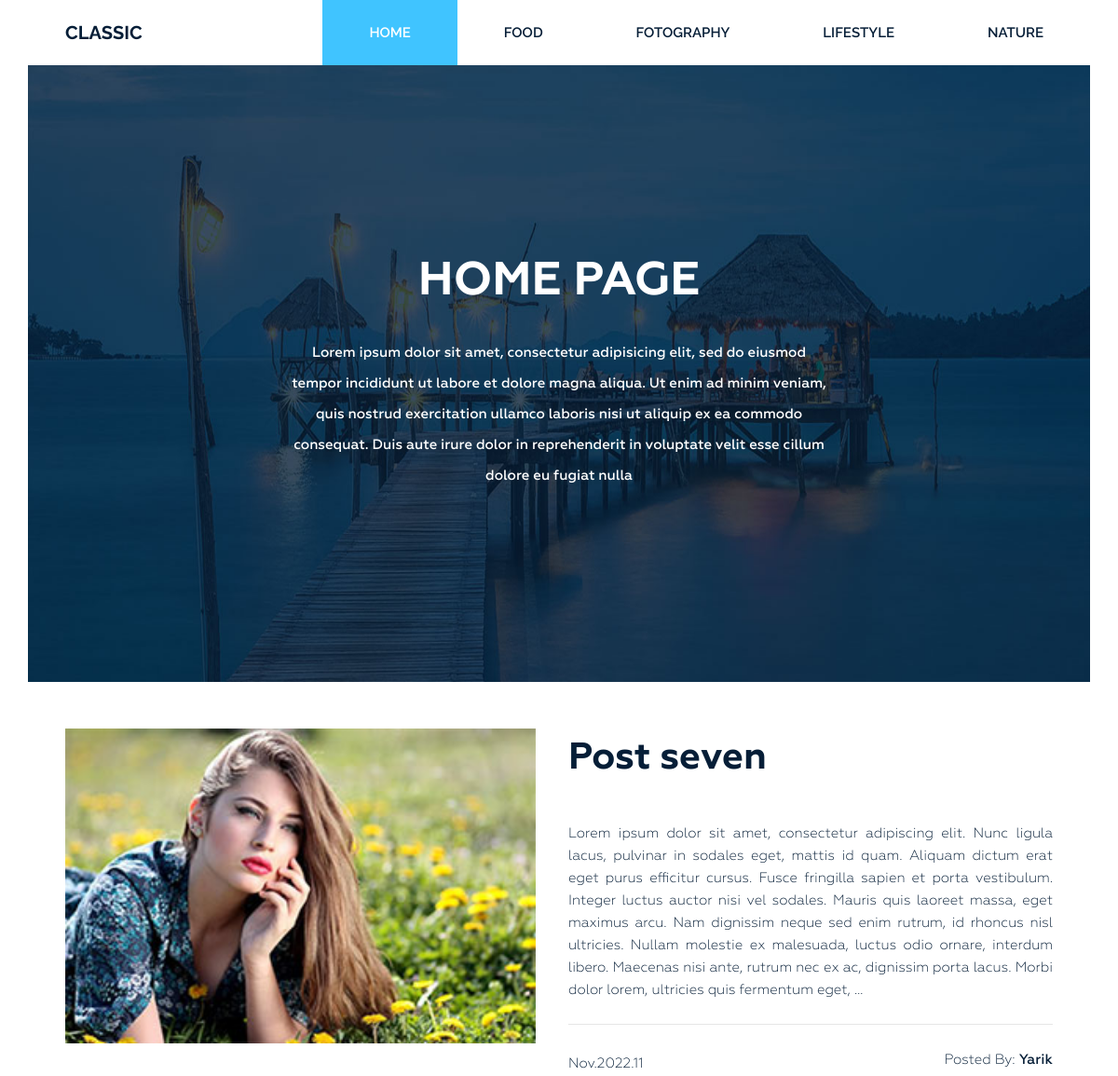
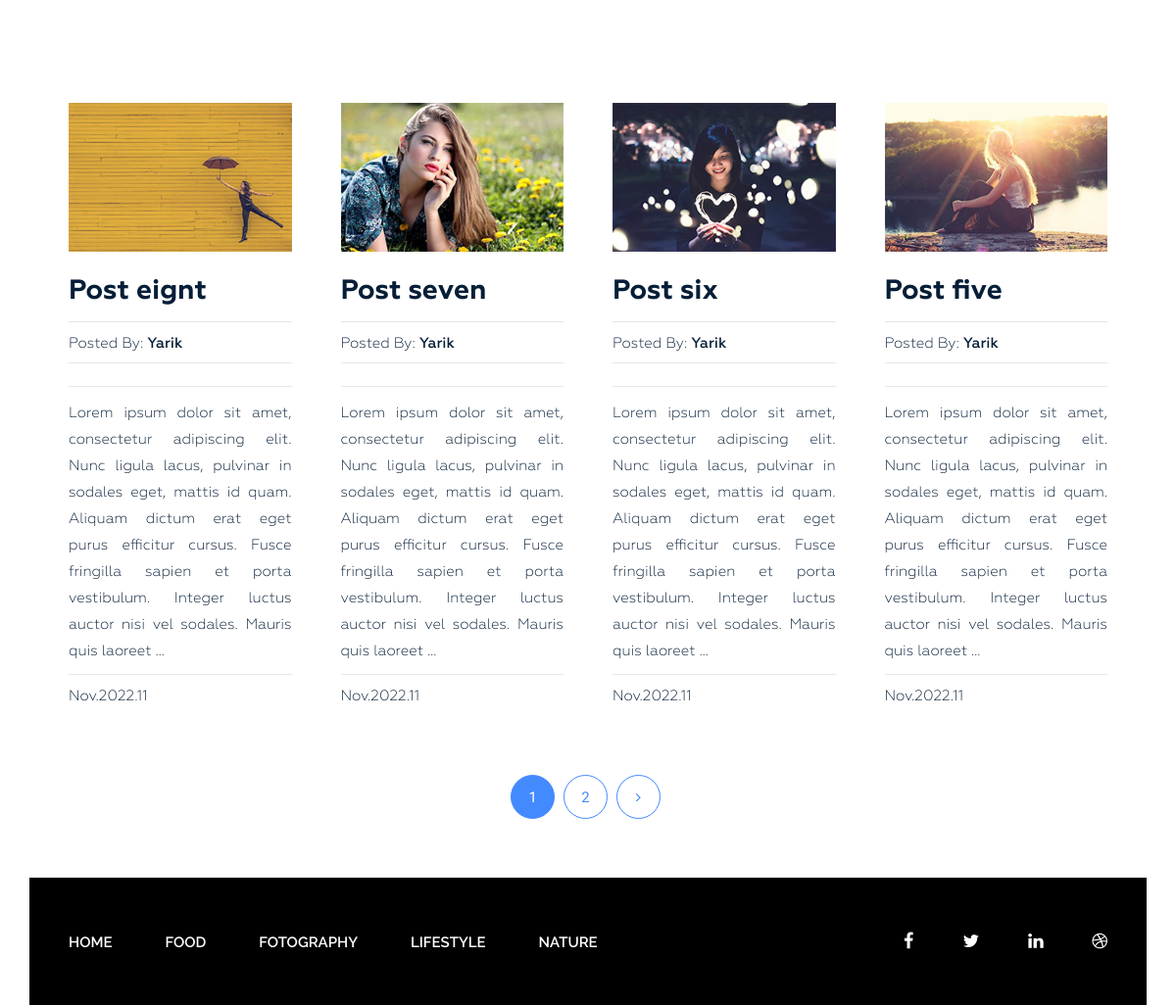
The page / on the database its author committed (2 pictures, top to bottom).
### blog/models.py (models this page shows, shortened)
class Category(models.Model):
    title = models.CharField(max_length=150)
    slug = models.SlugField(max_length=150, verbose_name='Url', unique=True)
    def get_absolute_url(self):
        return reverse('category', kwargs={'slug': self.slug})
    class Meta:
        verbose_name = 'Category'
        verbose_name_plural = 'Categories'
        ordering = ['title']

class Post(models.Model):
    title = models.CharField(max_length=200)
    slug = models.SlugField(max_length=200, verbose_name='Url', unique=True)
    author = models.CharField(max_length=150)
    content = models.TextField(blank=True)
    created_at = models.DateTimeField(auto_now_add=True)
    photo = models.ImageField(blank=True, upload_to='photos/%Y/%m/%d/')
    views = models.IntegerField(default=0)
    category = models.ForeignKey('Category', on_delete=models.PROTECT, related_name='posts')
    tags = models.ManyToManyField('Tag', blank=True, related_name='posts')
    def get_absolute_url(self):
        return reverse('post', kwargs={'slug': self.slug})
    class Meta:
        ordering = ['-created_at']

### blog/views.py (the view)
# urls.py: path('', HomePage.as_view(), name='home'),
class HomePage(ListView):
    model = Post
    template_name = 'blog/index.html'
    context_object_name = 'posts'
    paginate_by = 4
    def get_context_data(self, *, object_list=None, **kwargs):
        context = super().get_context_data(**kwargs)
        random_post = Post.objects.order_by("?").first()
        context['random_post'] = random_post
        context['title'] = 'Home page'
        return context

### blog/templatetags/menu.py (called while the page is built)
@register.inclusion_tag('blog/menu_tpl.html')
def show_menu(menu_class='menu'):
    categories = Category.objects.all()
    return {'categories': categories, 'menu_class': menu_class}

### blog/templates/blog/index.html (shortened to what this page needs)
{% extends 'base.html' %}
{% load static %}
{% block content %}
<section class="bg-text-area">
    <div class="container">
        <div class="row">
            <div class="col-md-12">
                <div class="bg-text">
                    <h3>{{title}}</h3>
                    <p>Lorem ipsum dolor sit amet, consectetur adipisicing elit, sed do eiusmod tempor incididunt ut
                        labore et dolore magna aliqua. Ut enim ad minim veniam, quis nostrud exercitation ullamco
                        laboris nisi ut aliquip ex ea commodo consequat. Duis aute irure dolor in reprehenderit in
                        voluptate velit esse cillum dolore eu fugiat nulla </p>
                </div>
            </div>
        </div>
    </div>
</section>
<section class="blog-post-area">
    <div class="container">
        <div class="row">
            <div class="blog-post-area-style">
                <div class="col-md-12">
                    <div class="single-post-big">
                        <div class="big-image">
                            <img src="{{random_post.photo.url}}" alt="">
                        </div>
                        <div class="big-text">
                            <h3><a href="{{random_post.get_absolute_url}}">{{random_post.title}}</a></h3>
                            <p>{{random_post.content|safe|truncatewords:80}}</p>
                            <h4><span class="date">{{random_post.created_at|date:'M.Y.d'}}</span><span class="author">Posted By: <span
                                    class="author-name">{{random_post.author}}</span></span>
                            </h4>
                        </div>
                    </div>
                </div>
                {% for i in posts %}
                <div class="col-md-3">
                    <div class="single-post">
                        <img src="{{i.photo.url}}" alt="">
                        <h3><a href="{{i.get_absolute_url}}">{{i.title}}</a></h3>
                        <h4><span>Posted By: <span class="author-name">{{i.author}}</span></span>
                        </h4>
                        <p>{{i.content|safe|linebreaksbr|truncatewords:40}}</p>
                        <h4><span>{{i.created_at|date:'M.Y.d'}}</span></h4>
                    </div>
                </div>
                {% endfor %}
            </div>
        </div>
    </div>
    {% if page_obj.has_other_pages %}
    <div class="pegination">
        <div class="nav-links">
            {% for i in page_obj.paginator.page_range %}
            {% if page_obj.number == i %}
            <span class="page-numbers current">{{i}}</span>
            {% elif i > page_obj.number|add:-2 and i < page_obj.number|add:2 %}
            <a class="page-numbers" href="?page{{i}}">{{i}}</a>
            {% endif %}
            {% endfor %}
            {% if page_obj.has_next %}
            <a class="page-numbers" href="?page={{page_obj.next_page_number}}"><i class="fa fa-angle-right"
                                                                                  aria-hidden="true"></i></a>
            {% endif %}
        </div>
    </div>
    {% endif %}
</section>
{% endblock %}

### blog/templates/blog/menu_tpl.html
<div class="{{menu_class}}">
    <ul>
        <li><a href="{% url 'home' %}">Home</a></li>
        {% for i in categories %}
            <li><a href="{{i.get_absolute_url}}">{{i.title}}</a></li>
        {% endfor %}
    </ul>
</div>

### blogsite/static/style.css (style rules this page uses)
.wrapper header.header .menu { margin: 0 }
.wrapper header.header .menu ul { float: right; margin: 0; padding: 0; margin-right: 4px; }
.wrapper header.header .menu ul li { display: inline-block; list-style: outside none none; margin: 0 -4px 0 0; }
.wrapper header.header .menu ul li a { color: rgb(6, 30, 55); font-family: "Raleway", sans-serif; font-size: 15px; font-weight: 600; line-height: 70px; padding: 26px 50px; text-decoration: none; text-transform: uppercase; }
.wrapper header.header .menu ul li.active a { background: #40c4ff; color: #fff; }
.wrapper section.bg-text-area .bg-text { background-image: url(img/bg-iamges.jpg); background-size: 100% 100%; padding: 205px 280px; }
.wrapper section.bg-text-area .bg-text h3 { color: #fff; font-family: Geometria; font-size: 50px; font-weight: 700; text-align: center; text-transform: uppercase; margin: 0; }
.wrapper section.bg-text-area .bg-text p { color: #fff; font-family: Geometria; font-size: 15px; font-weight: 500; line-height: 33px; margin: 32px 0 0; text-align: center; }
section.blog-post-area { margin-top: 50px; }
section.blog-post-area .big-image { float: left; width: 50%; padding-right: 35px; }
section.blog-post-area .big-text { float: right; width: 50%; padding-right: 20px; }
section.blog-post-area img { width: 100%; }
section.blog-post-area .big-text h3 { margin: 10px 0 0; }
section.blog-post-area .big-text h3 a { font-family: Geometria; font-weight: 700; font-size: 40px; color: #061e37; text-decoration: none; }
section.blog-post-area .big-text p { color: #061e37; font-family: Geometria; font-size: 15px; font-weight: 400; line-height: 24px; padding-top: 18px; text-align: justify; text-decoration: none; }
section.blog-post-area .big-text h4 { margin-top: 25px; padding-top: 30px; position: relative; }
section.blog-post-area .big-text h4::before { background: #e6e6e6 none repeat scroll 0 0; content: ""; height: 1px; position: absolute; top: 0; width: 100%; }
section.blog-post-area .single-post { padding-right: 20px; margin: 100px 0px 0px; }
section.blog-post-area h4 span { font-family: Geometria; font-weight: 400; font-size: 15px; color: #061e37; text-decoration: none; }
section.blog-post-area .big-text h4 span.author { float: right }
section.blog-post-area h4 span.author-name { font-weight: 500; }
.blog-post-area .single-post h3 a { font-family: Geometria; font-size: 28px; font-weight: 700; text-decoration: none; color: #061e37; }
.blog-post-area .single-post p { color: #061e37; font-family: Geometria; font-size: 15px; font-weight: 400; line-height: 27px; padding-top: 14px; position: relative; text-align: justify; }
.blog-post-area .single-post h4 { margin-bottom: 12px; padding-top: 10px; position: relative; }
.blog-post-area .single-post h4::before { background: #e6e6e6 none repeat scroll 0 0; content: ""; height: 1px; position: absolute; top: 0; width: 100%; }
.blog-post-area .single-post p::before { background: #e6e6e6 none repeat scroll 0; content: ""; height: 1px; position: absolute; top: 0; width: 100%; }
.blog-post-area .single-post h3 { margin: 25px 0 15px; }
.blog-post-area .pegination { margin-top: 60px; margin-bottom: 60px; }
.blog-post-area .pegination .nav-links { margin: 0; padding: 0; text-align: center; }
.blog-post-area .pegination .nav-links .page-numbers { border: 1px solid #448aff; border-radius: 50%; color: #448aff; display: inline-block; font-family: "Roboto", sans-serif; font-size: 15px; font-weight: 400; height: 45px; line-height: 45px; list-style: outside none none; margin-right: 5px; text-align: center; width: 45px; }
.blog-post-area .blog-post-area-style { margin: 0 20px 0 40px; }
.blog-post-area .pegination .nav-links .page-numbers.current { background: #448aff; color: #fff; }
.blog-post-area .pegination .nav-links a { text-decoration: none; }
.wrapper footer.footer .footer-menu { margin: 0 }
.wrapper footer.footer .footer-menu ul { line-height: 130px; margin: 0; padding: 0; }
.wrapper footer.footer .footer-menu ul li { display: inline; list-style: outside none none; margin: 0; padding: 30px 0px; }
.wrapper footer.footer .footer-menu ul li a { color: #fff; font-family: "Raleway", sans-serif; font-size: 15px; font-weight: 600; line-height: 70px; margin-left: 40px; padding: 26px 10px 26px 0; text-decoration: none; text-transform: uppercase; }

### rows shown on the page
Category: title "FOOD"
Category: title "FOTOGRAPHY"
Category: title "LIFESTYLE"
Category: title "NATURE"
Post: photo (picture), title "Post seven", content "Lorem ipsum dolor sit amet, consectetur adipiscing elit. Nunc ligula lacus, pulvinar in sodales eget, mattis id quam. Aliquam dictum erat eget purus efficitur cursus. Fusce fringilla sapien et porta vestibulum. Integer luctus auctor nisi vel sodales. Mauris quis laoreet massa, eget maximus arcu. Nam dignissim neque sed enim rutrum, id rhoncus nisl ultricies. Nullam molestie ex malesuada, luctus odio ornare, interdum libero. Maecenas nisi ante, rutrum nec ex ac, dignissim porta lacus. Morbi dolor lorem, ultricies quis fermentum eget, …", created_at "Nov.2022.11", author "Yarik", content "Lorem ipsum dolor sit amet, consectetur adipiscing elit. Nunc ligula lacus, pulvinar in sodales eget, mattis id quam. Aliquam dictum erat eget purus efficitur cursus. Fusce fringilla sapien et porta vestibulum. Integer luctus auctor nisi vel sodales. Mauris quis laoreet …"
Post: photo (picture), title "Post eignt", author "Yarik", content "Lorem ipsum dolor sit amet, consectetur adipiscing elit. Nunc ligula lacus, pulvinar in sodales eget, mattis id quam. Aliquam dictum erat eget purus efficitur cursus. Fusce fringilla sapien et porta vestibulum. Integer luctus auctor nisi vel sodales. Mauris quis laoreet …", created_at "Nov.2022.11"
Post: photo (picture), title "Post six", author "Yarik", content "Lorem ipsum dolor sit amet, consectetur adipiscing elit. Nunc ligula lacus, pulvinar in sodales eget, mattis id quam. Aliquam dictum erat eget purus efficitur cursus. Fusce fringilla sapien et porta vestibulum. Integer luctus auctor nisi vel sodales. Mauris quis laoreet …", created_at "Nov.2022.11"
Post: photo (picture), title "Post five", author "Yarik", content "Lorem ipsum dolor sit amet, consectetur adipiscing elit. Nunc ligula lacus, pulvinar in sodales eget, mattis id quam. Aliquam dictum erat eget purus efficitur cursus. Fusce fringilla sapien et porta vestibulum. Integer luctus auctor nisi vel sodales. Mauris quis laoreet …", created_at "Nov.2022.11"

### other values the page prints
{{ title }} "HOME PAGE"
{{ i }} "1"
{{ i }} "2"
